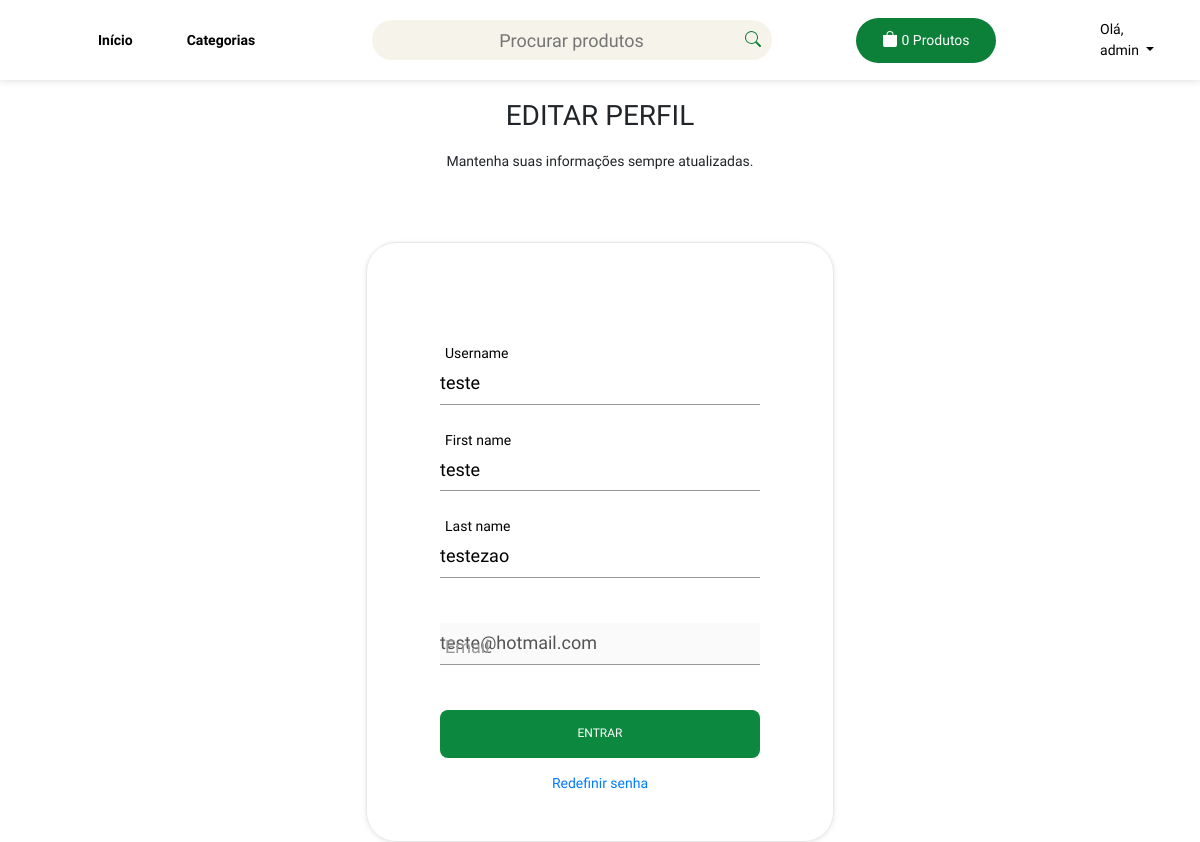
The app's page /perfil/dados/4/ (signed in), older data.
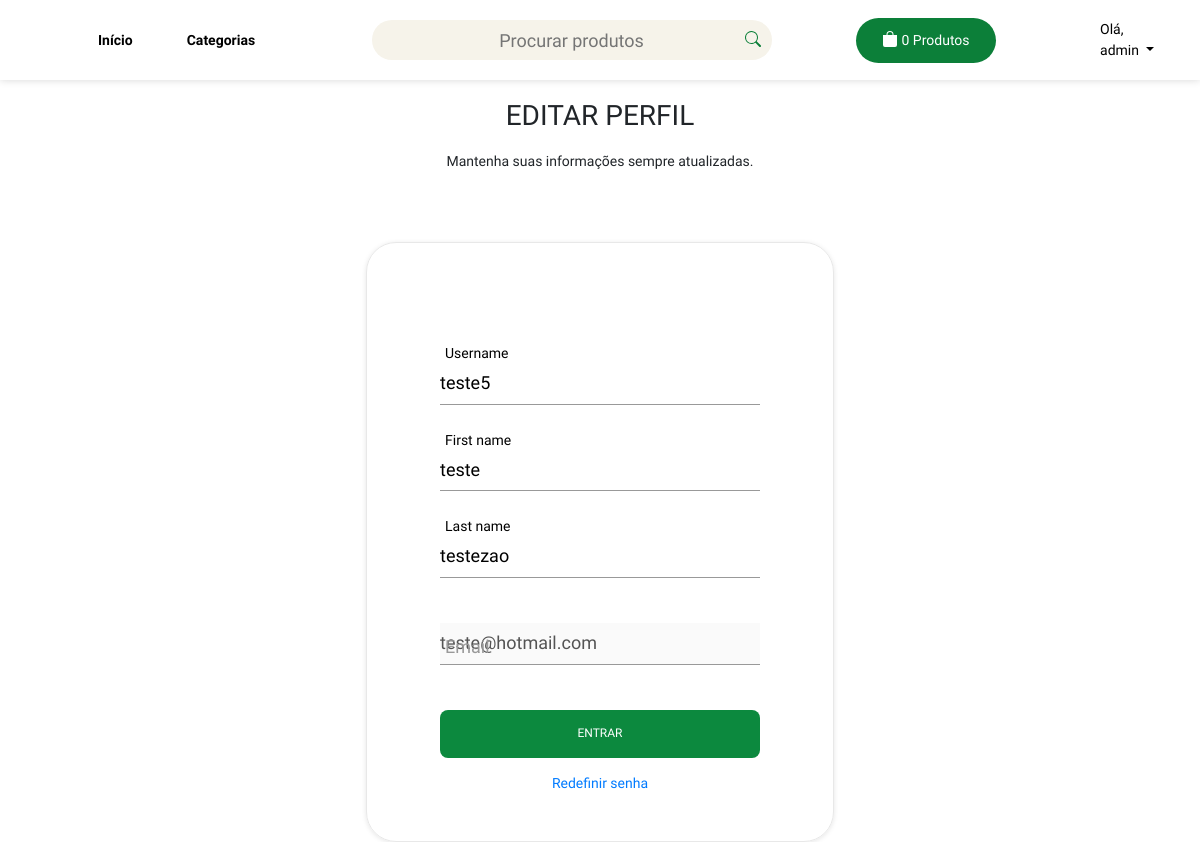
The same page, newer data.
### users/models.py (models this page shows, shortened)
class CustomUser(AbstractUser):
    class Role(models.TextChoices):
        SUPERMARKET = "SUPERMARKET", _("Supermarket")
        CLIENT = "CLIENT", _("Client")
    role = models.CharField(max_length=50, choices=Role.choices)

### users/views.py (the view, shortened to what this page needs)
# urls.py: path("dados/<int:pk>/", Perfil.as_view(), name="perfil"),
class Perfil(LoginRequiredMixin, UpdateView):
    model = CustomUser
    template_name = "users/perfil.html"
    form_class = UpdateForm

### users/forms.py
class UpdateForm(forms.ModelForm):
    class Meta:
        model = CustomUser
        fields = ["username", "first_name", "last_name", "email"]
    email = forms.CharField(disabled=True)

### produtos/templatetags/carrinho.py (called while the page is built)
@register.filter(name="qnt_total_carrinho")
def qnt_total_carrinho(cart):
    return len(cart)

### templates/users/perfil.html (shortened to what this page needs)
{% extends 'base.html' %}
{% load static %}
{% block content%}
<link rel="stylesheet" href="{% static 'css/perfil.css' %}">
<link rel="stylesheet" href="{% static 'css/inputs.css' %}">
<div class="header-perfil">
    <h1>Editar Perfil</h1>
    <p>Mantenha suas informações sempre atualizadas.</p>
</div>
<div class="perfil">
    <form action="" method="post">
        {% for field in form %}
        <div class="group">
          {{ field }}
          <span class="highlight"></span>
          <label>{{ field.label }}</label>
        </div>
        {% endfor %}
        <button type="submit" class="btn-entrar">Entrar</button>
        <a class="redefinir-senha" href="{% url 'password_change' %}">Redefinir senha</a>
      </form>
</div>
{% endblock %}

Row changes from the older to the newer data that the page shows:
changed CustomUser "teste": username "teste" → "teste5"
